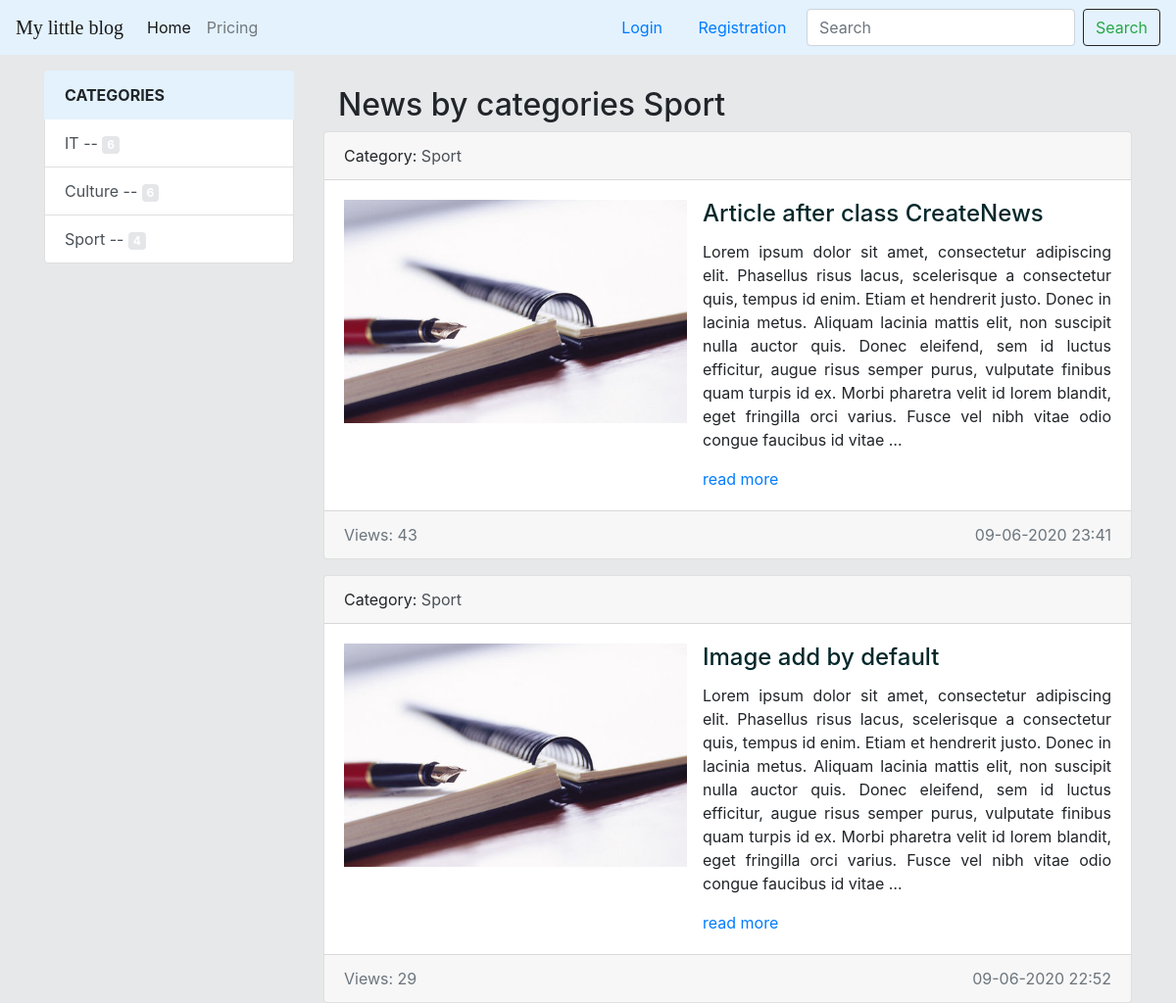
Page /category/3/ (upper part) on the earlier database version.
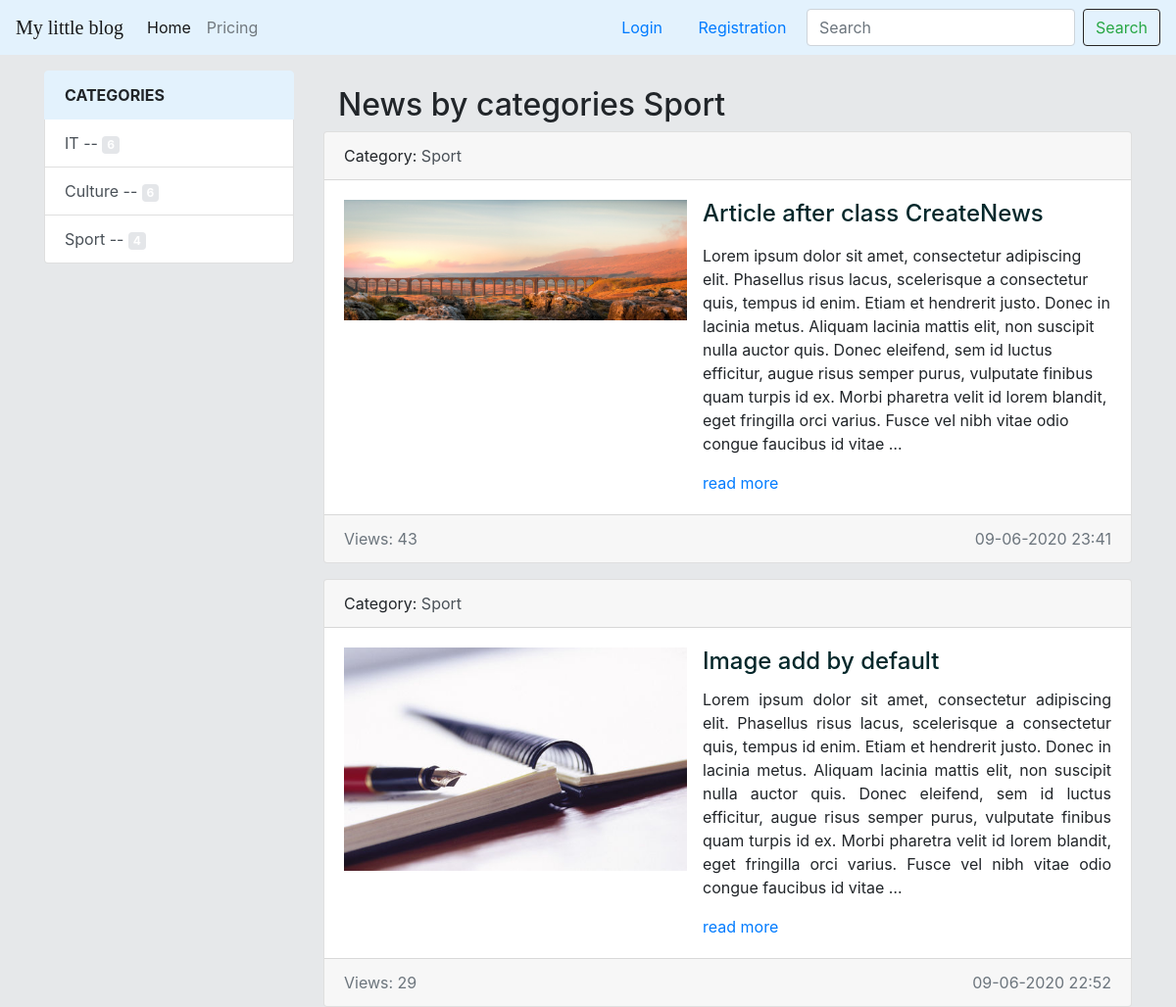
Same page on the later database version.
### news/models.py (models this page shows, shortened)
class Category(models.Model):
    category_title = models.CharField(max_length=150, db_index=True)
    def get_absolute_url(self):
        return reverse('category', kwargs={'category_id': self.pk})
    def __str__(self):
        return f'{self.category_title}'
    class Meta:
        verbose_name = "Категория"
        verbose_name_plural = 'Category'
        ordering = ['category_title']

class News(models.Model):
    title = models.CharField(max_length=200, unique=True)
    content = models.TextField(blank=True)
    created = models.DateTimeField(auto_now_add=True)
    updated = models.DateTimeField(auto_now=True)
    photo = models.ImageField(blank=True, upload_to='photos/%Y/%m/%d/', default='photos/Article.jpg')
    published = models.BooleanField(default=True)
    category = models.ForeignKey('Category', on_delete=models.PROTECT, null=True, blank=True)
    views_count = models.IntegerField(default=0)
    def get_absolute_url(self):
        return reverse('view_news', kwargs={"pk": self.pk})
    class Meta:
        verbose_name = "Новость"
        verbose_name_plural = 'News'
        ordering = ['-created', 'title']

### news/views.py (the view)
# urls.py: path('category/<int:category_id>/', NewsByCategory.as_view(), name='category'),
class NewsByCategory(ListView):
    model = News
    template_name = 'news/category.html'
    context_object_name = 'news'
    allow_empty = False  # запрещаем показ пустых списков категории, которых нету
    paginate_by = 5
    def get_queryset(self):
        return News.objects.filter(category_id=self.kwargs['category_id'], published=True).select_related('category')
    def get_context_data(self, *, object_list=None, **kwargs):
        context = super(NewsByCategory, self).get_context_data(**kwargs)
        context['category'] = Category.objects.get(pk=self.kwargs['category_id'])
        default_img = '/media/photos/Article.jpg'
        context['article_img'] = default_img
        return context

### news/templatetags/news_tags.py (called while the page is built)
@register.simple_tag
def show_categories():
    categories = Category.objects.annotate(cnt=Count('news')).filter(cnt__gt=0)
    return  categories

### news/templates/news/category.html (shortened to what this page needs)
{% extends 'base.html' %}
{% block sidebar %}
    <div class="col-md-3">
        {% include 'news/include/categories_sidebar.html' %}
    </div>
{% endblock %}
{% block content %}
    <div class="col-md-9">
        <div class="container mt-3">
            <h2>
                News by categories {{ category }}
            </h2>
            <div class="row">
                {% for article in news %}
                    {% include 'news/include/article.html' %}
                {% endfor %}
            </div>
        </div>
    </div>
{% endblock %}

### templates/base.html (shortened to what this page needs)
{% load static %}
<!doctype html>
<html lang="en">
<head>
    <link rel="stylesheet" href="https://stackpath.bootstrapcdn.com/bootstrap/4.5.0/css/bootstrap.min.css"
>
    <link rel="stylesheet" href="{% static 'styles.css' %}"/>
</head>
<body>
<nav class="navbar navbar-expand-lg navbar-light" style="background-color: #e3f2fd;">
    <a class="navbar-brand" href="#" style="font-family: 'Cooper Black'"> My little blog</a>
    <div class="collapse navbar-collapse" id="navbarNavDropdown">
        <div>
            <ul class="navbar-nav">
                <li class="nav-item active">
                    <a class="nav-link" href="{% url 'home' %}">Home <span class="sr-only">(current)</span></a>
                </li>
                <li class="nav-item">
                    <a class="nav-link" href="#">Pricing</a>
                </li>
            </ul>
        </div>
        <div style="margin-left: auto; display:inline-block;">
            {% if not request.user.is_authenticated %}
                            <div style="text-align: left; display:inline-block;">
                <a class="nav-link" href="{% url 'user_login' %}">Login</a>
            </div>
                                            <div style="text-align: left; display:inline-block;">
                <a class="nav-link" href="{% url 'register' %}">Registration</a>
            </div>
                {% else %}
                            <div style="text-align: left; display:inline-block;">
                <a class="nav-link" href="{% url 'user_logout' %}">Logout</a>
            </div>
            {% endif %}
            <div style=" display:inline-block;">
                            <form class="form-inline my-2 my-lg-0">
                <input class="form-control mr-sm-2" type="search" placeholder="Search" aria-label="Search">
                <button class="btn btn-outline-success my-2 my-sm-0" type="submit" style="border-color: #262424">
                    Search
                </button>
            </form>
            </div>
        </div>
    </div>
</nav>
<div class="container mt-3">
    <div class="row">
        {% block sidebar %}
        {% endblock %}
        {% block content %}
        {% endblock %}
    </div>
</div>
</body>
</html>

### news/templates/news/include/categories_sidebar.html
{% load news_tags %}
{% load cache %}
{% cache 300 sidebar %}
<div class="list-group">
    <a href="#" class="list-group-item list-group-item-action active" style="color: #212529; background-color: #e3f2fd; border-color: #e3f2fd; font-weight: bold; text-transform: uppercase">
        Categories
    </a>
    {% show_categories as categories %}
    {% for category in categories %}
        <a href="{{ category.get_absolute_url }}" class="list-group-item list-group-item-action">{{ category.category_title }} --
            <span class="badge badge-dark"  style="background-color: #e4e6e9">{{ category.cnt }}</span>
        </a>
    {% endfor %}
</div>
{% endcache %}

### news/templates/news/include/article.html
<div class="card mb-3">
    <div class="card-header">
        {% if article.category %}
            Category: <a href="{{ article.category.get_absolute_url }}" class="list-group-item-action">{{ article.category }}</a>
        {% endif %}
    </div>
    <div class="card-body">
        <div class="media">
            {% if article.photo %}
                <img src="{{ article.photo.url }}" alt="article photo" width="350" class="mr-3">
            {% else %}
                <img src="{{ article_img }}" alt="" width="350" class="mr-3">
            {% endif %}
            <div class="media-body">
                <a href="{{ article.get_absolute_url }}" style="color:#05282b; ">
                    <h4 class="card-title">{{ article.title }}</h4>
                </a>
                <p class="card-text" style="text-align: justify">{{ article.content|safe|truncatewords:70 }}</p>
                <a href="{{ article.get_absolute_url }}">read more</a>
            </div>
        </div>
    </div>
    <div class="card-footer text-muted" >
        <div style="text-align: left; display:inline-block;" >
          Views: {{ article.views_count }}
        </div>
        <div style="text-align: right; display:inline-block;float:right">
            {{ article.created|date:"d-m-Y H:i" }}
        </div>
    </div>
</div>

### static/styles.css (style rules this page uses)
body { background-color: #e6e8ea; }

Differences in the rows shown:
changed News "Article after class CreateNews": photo: a different picture
